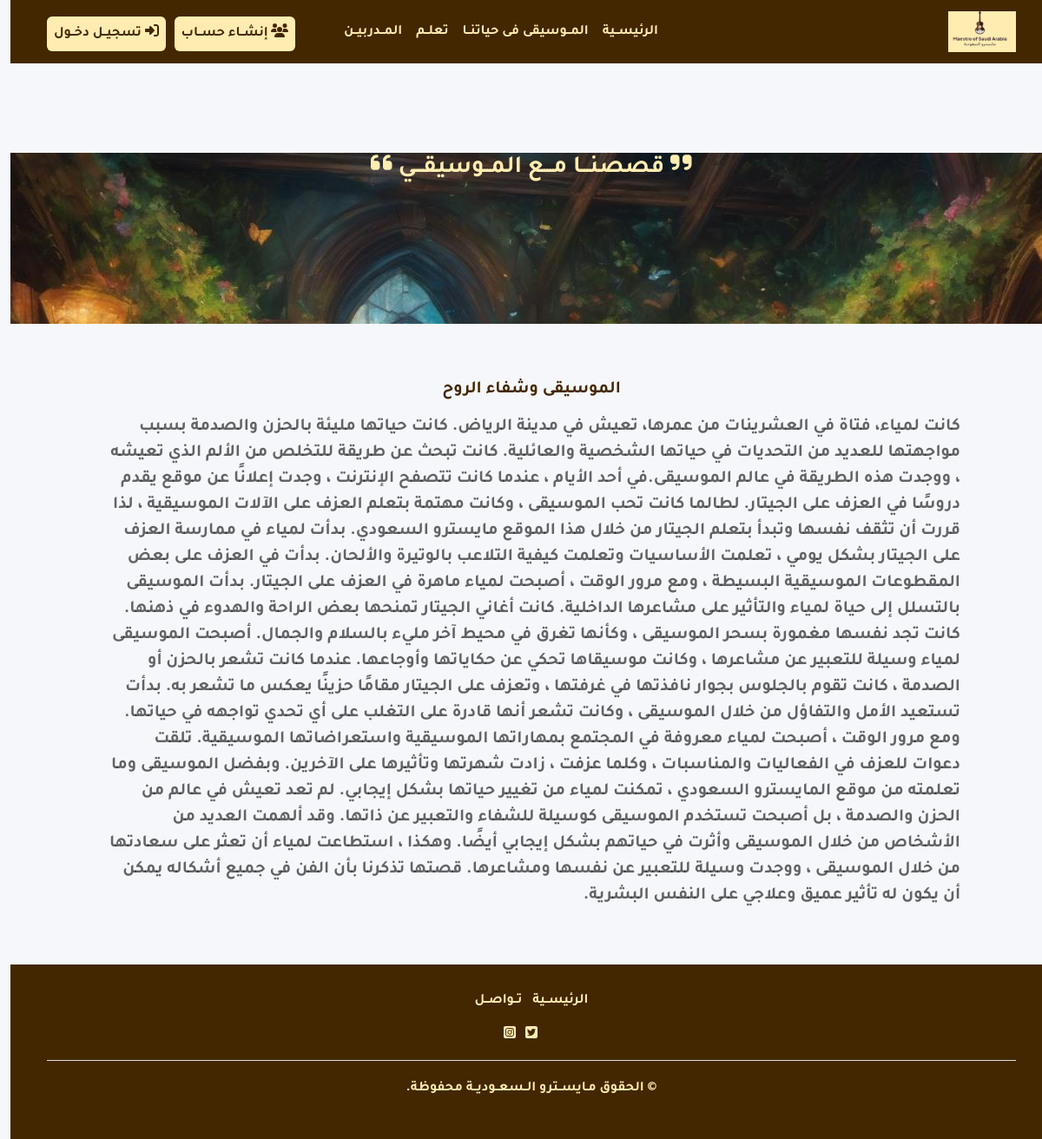
Page /blog/1/ on the committed database.
### MusicApp/models.py (models this page shows, shortened)
class Blog(models.Model):
    title = models.CharField(max_length = 200)
    Photo = models.ImageField(upload_to='blogs/', blank=True)
    description = models.TextField()

### MusicApp/views.py (the view)
# urls.py: path('blog/<int:id>/', views.blogPage, name='blogPage'),
def blogPage(request,id):
    blog_instance = get_object_or_404(Blog,id=id)
    return render (request, 'pages/blog.html',context={"blog":blog_instance})

### templates/pages/blog.html
{% extends 'base.html' %}
{% block body %}
{% load static %}
<div class="blogbg">
    <div class="row d-flex justify-content-center">
        <div class="col-md-10">
            <h3 class="text-center fw-bolder">
                <i class="fas fa-quote-right"></i>
                قصصنـــا مـــع المــوسيقـــي
                <i class="fas fa-quote-left"></i>
            </h3>
        </div>
    </div>
</div>
<div class="blog">
    <div class="container">
        <div class="row d-flex justify-content-center">
            <div class="col-md-12">
                    <div class="card p-5">
                      <div class="card-body">
                        <h5 class="card-title text-center mb-3">{{blog.title}}</h5>
                        <p class="card-text lead ">{{blog.description}}</p>
                      </div>
                    </div>
            </div>
        </div>
    </div>
</div>
{% endblock %}

### static/css/style.css (style rules this page uses)
body { font-family:"TajawalBold"; }
.card p,.card h5 { color: rgba(0, 0, 0, 0.6) !important; }
.card h5 { color: #432700 !important; }
body { background-color: #f5f7fa; }
.blog .card { background: none; border: none; }
.blogbg h3 { color: #ffecb1; }
.blogbg { background: url("/static/img/imagebg.jpg") center center no-repeat fixed; height:300px; padding: 100px 0 0 0; }

### static/css/styletheme.css (style rules this page uses)
h1, h2, h3, h4, h5, h6 { color: #000000; }

### rows in the picture
Blog: title "الموسيقى وشفاء الروح", description "كانت لمياء، فتاة في العشرينات من عمرها، تعيش في مدينة الرياض. كانت حياتها مليئة بالحزن والصدمة بسبب مواجهتها للعديد من التحديات في حياتها الشخصية والعائلية. كانت تبحث عن طريقة للتخلص من الألم الذي تعيشه ، ووجدت هذه الطريقة في عالم الموسيقى.في أحد الأيام ، عندما كانت تتصفح الإنترنت ، وجدت إعلانًا عن موقع يقدم دروسًا في العزف على الجيتار. لطالما كانت تحب الموسيقى ، وكانت مهتمة بتعلم العزف على الآلات الموسيقية ، لذا قررت أن تثقف نفسها وتبدأ بتعلم الجيتار من خلال هذا الموقع مايسترو السعودي. بدأت لمياء في ممارسة العزف على الجيتار بشكل يومي ، تعلمت الأساسيات وتعلمت كيفية التلاعب بالوتيرة والألحان. بدأت في العزف على بعض المقطوعات الموسيقية البسيطة ، ومع مرور الوقت ، أصبحت لمياء ماهرة في العزف على…"
